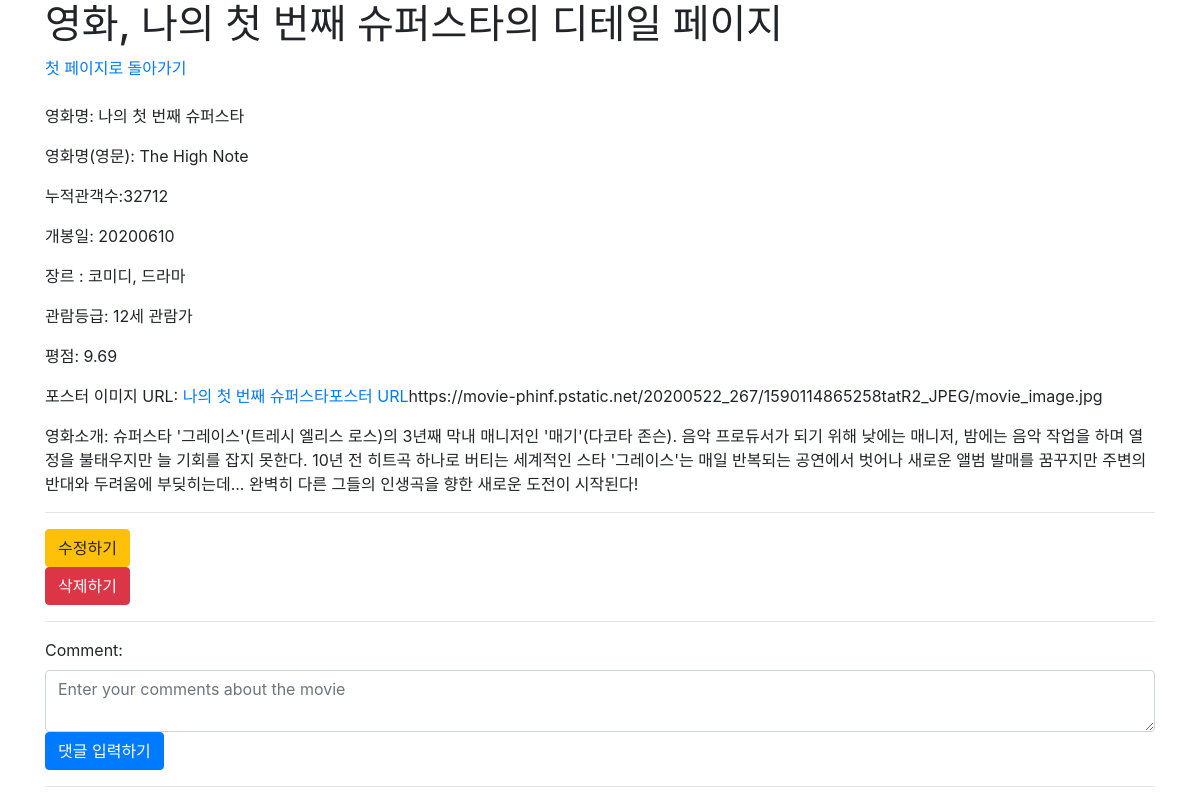
Screenshot of /movies/8/ with the database file from the repository.
### movies/models.py (models this page shows)
class Movie(models.Model):
    title = models.CharField(max_length=30)
    title_en = models.CharField(max_length=50)
    audience = models.IntegerField()
    open_date = models.CharField(max_length=20)
    genre = models.CharField(max_length=20)
    watch_grade = models.CharField(max_length=20)
    score = models.FloatField()
    poster_url = models.TextField()
    description = models.TextField()

### movies/views.py (the view)
# urls.py: path('<int:pk>/', views.detail, name='detail'),
def detail(request, pk):
    movie = Movie.objects.get(pk=pk)
    form = CommentForm()
    context = {
        'movie' : movie,
        'form' : form,
    }
    return render(request, 'movies/detail.html', context)

### movies/forms.py
class CommentForm(forms.ModelForm):
    content = forms.CharField(
        label = 'Comment',
        widget = forms.Textarea(
            attrs = {
                'class' : 'my-comment form-control',
                'placeholder' : 'Enter your comments about the movie',
                'rows' : 2,
                'cols' : 40,
            }
        )
    )
    class Meta:
        model = Comment
        fields = '__all__'
        exclude = ('article',)

### movies/templates/movies/detail.html (shortened to what this page needs)
{% extends 'base.html' %}
{% block content %}
    <h1>영화, {{movie.title}}의 디테일 페이지</h1>
    <a href="{% url 'movies:index' %}">첫 페이지로 돌아가기</a>
        <img src="{{ movie.poster_url }}" style="width:100px; display:block;" alt=""><br>
        <p>영화명: {{ movie.title }}</p>
        <p>영화명(영문): {{ movie.title_en }}</p>
        <p>누적관객수:{{ movie.audience }}</p>
        <p>개봉일: {{ movie.open_date }}</p>
        <p>장르 : {{ movie.genre }}</p>
        <p>관람등급: {{ movie.watch_grade }}</p>
        <p>평점: {{ movie.score }}</p>
        <p>포스터 이미지 URL: <a href="{{ movie.poster_url }}">{{ movie.title }}포스터 URL</a>{{ movie.poster_url }}</p>
        <p>영화소개: {{ movie.description }}</p>
        <hr>
        <a href="{% url 'movies:update' movie.pk %}"><button class="btn btn-warning">수정하기</button></a>
        <form action="{% url 'movies:delete' movie.pk %}" method="POST">
            <button class="btn btn-danger">삭제하기</button>
        </form>
    <hr>
        <form action="{% url 'movies:comment_create' movie.pk %}" method="POST">
            {{ form }}
            <button class=" btn btn-primary">댓글 입력하기</button>
        </form>
    <hr>
{% endblock  %}

### rows the page displays
Movie: title "나의 첫 번째 슈퍼스타", title_en "The High Note", audience "32712", open_date "20200610", genre "코미디, 드라마", watch_grade "12세 관람가", score "9.69", poster_url "https://movie-phinf.pstatic.net/20200522_267/1590114865258tatR2_JPEG/movie_image.jpg", description "슈퍼스타 '그레이스'(트레시 엘리스 로스)의 3년째 막내 매니저인 '매기'(다코타 존슨). 음악 프로듀서가 되기 위해 낮에는 매니저, 밤에는 음악 작업을 하며 열정을 불태우지만 늘 기회를 잡지 못한다. 10년 전 히트곡 하나로 버티는 세계적인 스타 '그레이스'는 매일 반복되는 공연에서 벗어나 새로운 앨범 발매를 꿈꾸지만 주변의 반대와 두려움에 부딪히는데... 완벽히 다른 그들의 인생곡을 향한 새로운 도전이 시작된다!"
